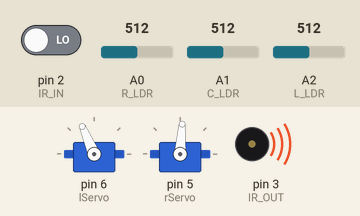
A sketch run on a simulated Arduino Uno, built with avr-gcc and run on an emulated ATmega328P. Shown: 2 × servo, buzzer (waves = sounding). Inputs (shaded band) come from the test bench; at power-on: pin 2 (IR_IN) LOW, A0 (R_LDR) = 512, A2 (L_LDR) = 512, A1 (C_LDR) = 512. What the sketch prints to the serial monitor is not drawn.

Above: at 1.7 s.
1.8 s: pin 2 (IR_IN) driven HIGH
At 3.0 s:
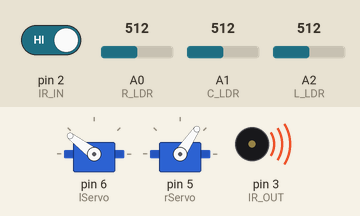
3.3 s: A0 (R_LDR) set to 494
At 4.1 s:
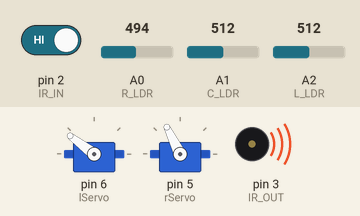
6.3 s: pin 2 (IR_IN) driven LOW
At 7.5 s:
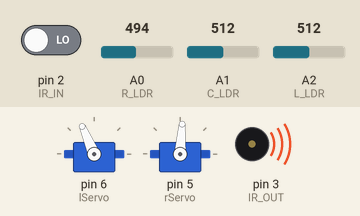
7.8 s: pin 2 (IR_IN) driven HIGH
At 8.5 s:
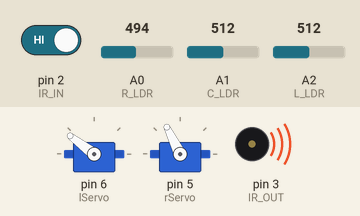
10.8 s: A2 (L_LDR) set to 496
At 11.2 s:
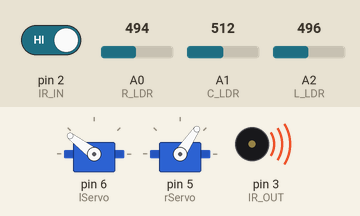
12.3 s: A2 (L_LDR) set to 716
At 13.3 s:
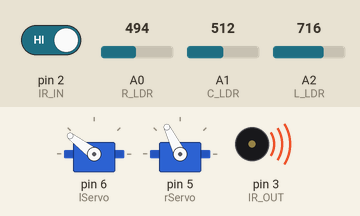
Timing chart, 0 to 15.3 s (numbered marks = the images above; inputs shaded):
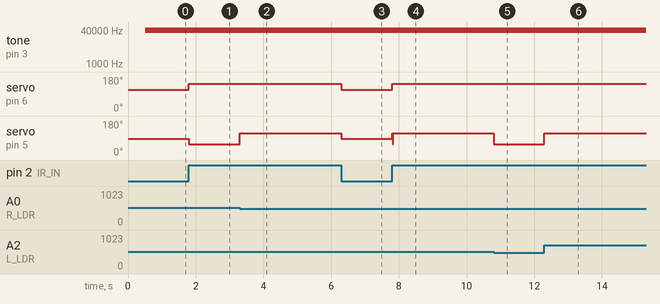

Measured:
- the behaviour switches between 512 and 511 on A0 (R_LDR) (found by bisection; images 1 and 2)
- the behaviour switches between 512 and 511 on A2 (L_LDR) (found by bisection; images 4 and 5)
- after the input at 1.8 s, servo on pin 6 (lServo): 113° → 143° at once; servo on pin 5 (rServo): 86° → 56° at once
- after the input at 3.3 s, servo on pin 5 (rServo): 56° → 116° at once
- after the input at 6.3 s, servo on pin 6 (lServo): 143° → 113° at once; servo on pin 5 (rServo): 116° → 86° at once
- after the input at 7.8 s, servo on pin 6 (lServo): 113° → 143° at once; servo on pin 5 (rServo): 86° → 116° at once
- after the input at 10.8 s, servo on pin 5 (rServo): 116° → 56° at once
- after the input at 12.3 s, servo on pin 5 (rServo): 56° → 116° at once

The sketch:

sketch_feb27a.ino
```cpp
#define IR_IN 2
#define IR_OUT 3
#define L_SERVO_STOP 113
#define R_SERVO_STOP 86
#define R_LDR A0
#define C_LDR A1
#define L_LDR A2
#define ITERATOR 10

/**
L_SERVO_STOP + 30 and R_SERVO_STOP - 30 to make robot go forward
**/


#include <EEPROM.h>
#include <Servo.h>

Servo lServo;
Servo rServo;
int leftSpeed = L_SERVO_STOP;
int rightSpeed = R_SERVO_STOP;

/**
  Average values when left and right are light and centre is dark
**/
int leftLDR = 0;
int centreLDR = 0;
int rightLDR = 0;

int left_LDR_range;
int right_LDR_range;


void setup() {
  Serial.begin(9600);
   pinMode(L_LDR, INPUT);
   pinMode(R_LDR, INPUT);
   pinMode(C_LDR, INPUT);

   lServo.attach(6);
   rServo.attach(5);
   lServo.write(L_SERVO_STOP);
   rServo.write(R_SERVO_STOP);

   pinMode(IR_IN, INPUT);
   pinMode(IR_OUT, OUTPUT);

   calibration();


}

void loop() {

  while(within_bounds(rightLDR, analogRead(R_LDR), right_LDR_range) == false && within_bounds(leftLDR, analogRead(L_LDR), left_LDR_range) == true)
  {
    turn('r');
    obstruction();
  }
  while(within_bounds(leftLDR, analogRead(L_LDR), left_LDR_range) == false && within_bounds(rightLDR, analogRead(R_LDR), right_LDR_range) == true)
  {
    turn('l');
    obstruction();
  }
  obstruction();
  forward();

}

void calibration()
{
  int i;

  int l_max = 0;
  int l_min = 10000;

  int r_max = 0;
  int r_min = 10000;

  int c_max = 0;
  int c_min = 10000;

  int l_temp;
  int r_temp;
  int c_temp;

  for(i=0;i<ITERATOR;i++)
  {
    l_temp = analogRead(L_LDR);
    r_temp = analogRead(R_LDR);
    c_temp = analogRead(C_LDR);

    if(l_temp > l_max) l_max = l_temp;
    if(r_temp > r_max) r_max = r_temp;
    if(c_temp > c_max) c_max = c_temp;

    if(l_temp < l_min) l_min = l_temp;
    if(r_temp < r_min) r_min = r_temp;
    if(c_temp < c_min) c_min = c_temp;

    leftLDR = leftLDR + l_temp;
    centreLDR = centreLDR + c_temp;
    rightLDR = rightLDR + r_temp;

    delay(50);
  }


  left_LDR_range = l_min/10;
  right_LDR_range = r_min/10;

  leftLDR = leftLDR/ITERATOR;
  centreLDR = centreLDR/ITERATOR;
  rightLDR = rightLDR/ITERATOR;

  left_LDR_range = (leftLDR - centreLDR)/2; //50 also works
  right_LDR_range = (rightLDR - centreLDR)/2;//50 also works
}

bool within_bounds(int centre, int num, int bound)
{
  if(num < centre - bound) return false;
  else{return true;}
}

void forward()
{
  lServo.write(L_SERVO_STOP + 30);
  rServo.write(R_SERVO_STOP - 30);
}

void stop()  //HAMMERTIME
{
  lServo.write(L_SERVO_STOP);
  rServo.write(R_SERVO_STOP);
}

void turn(char c)
{
  int L_go_forward = L_SERVO_STOP; //+ 30;
  int R_go_forward = R_SERVO_STOP;//- 30;
  if(c == 'l')
  {
    lServo.write(L_go_forward - 30);
    rServo.write(R_go_forward - 30);
  }
  else if(c == 'r')
  {
    lServo.write(L_go_forward + 30);
    rServo.write(R_go_forward + 30);
  }
}

void obstruction()
{
  tone(IR_OUT, 38000);

  Serial.println(digitalRead(IR_IN));

  while(digitalRead(IR_IN) == 0)
  {

    stop();
  }
  forward();

}
```
